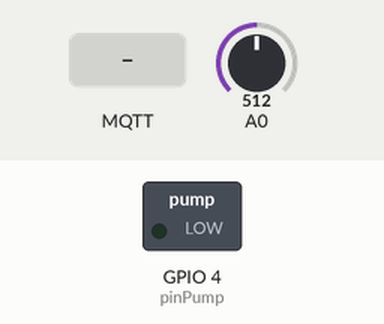
This sketch was run on a simulated ESP8266 (NodeMCU). Parts: switched loads named in the sketch (green lamp = pin HIGH). Inputs (shaded band) come from the test bench; at power-on: A0 = 512. WiFi joins after 1.5 s; servers stay silent unless stated; no MQTT or app messages arrive unless stated; what the sketch prints to the serial monitor is not drawn.

Above: at 2.7 s.
2.8 s: MQTT message "off" arrives on the first subscribed topic
At 3.8 s:
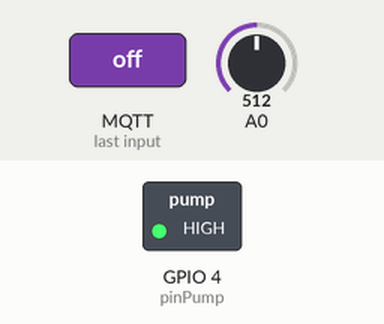
5.8 s: MQTT message "on" arrives on the first subscribed topic
At 7.2 s:
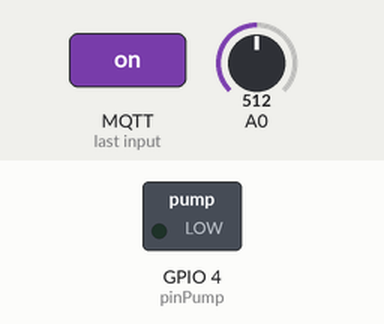
Timing chart, 0 to 8.8 s (numbered marks = the images above; inputs shaded):
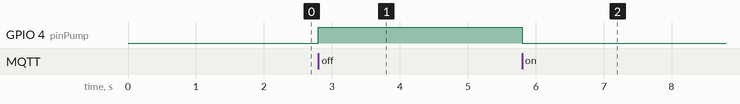

The sketch:

device_mqtt.ino
```cpp
#include <ESP8266WiFi.h>
#include <PubSubClient.h>

const char* ssid = "Bischoff";
const char* password = "Kryptos12";
const char* mqttServer = "192.168.0.109";
const int mqttPort = 1883;

const int pinPump = 4;
const int pinHumidity = 0;

// Timers auxiliar variables
long now = millis();
long lastMeasure = 0;

WiFiClient espClient;
PubSubClient client(espClient);


void setupWifi() {
  delay(10);
  Serial.println();
  Serial.print("Connecting to ");
  Serial.println(ssid);
  WiFi.begin(ssid, password);
  while (WiFi.status() != WL_CONNECTED) {
    delay(500);
    Serial.print(".");
  }
  Serial.println("");
  Serial.print("WiFi connected - ESP IP address: ");
  Serial.println(WiFi.localIP());
}

void callback(String topic, byte* message, unsigned int length) {
  Serial.print("Message arrived on topic: ");
  Serial.print(topic);
  Serial.print(". Message: ");
  String messageTemp;

  for (int i = 0; i < length; i++) {
    Serial.print((char)message[i]);
    messageTemp += (char)message[i];
  }
  Serial.println();


  if(topic=="esp8266/pump"){
      Serial.print("Changing Pump to ");
      if(messageTemp == "on"){
        digitalWrite(pinPump, LOW);
        Serial.print("On");
      }
      else if(messageTemp == "off"){
        digitalWrite(pinPump, HIGH);
        Serial.print("Off");
      }
  }
  Serial.println();
}

void reconnect() {
  while (!client.connected()) {
    Serial.print("Attempting MQTT connection...");

    if (client.connect("ESP8266Client")) {
      Serial.println("connected");
      client.subscribe("esp8266/pump");
    } else {
      Serial.print("failed, rc=");
      Serial.print(client.state());
      Serial.println(" try again in 5 seconds");
      delay(5000);
    }
  }
}

float readHumidity(void) {
  int value = analogRead(pinHumidity);
  float valuePercent;
  valuePercent = 100 * ((978-(float)value) / 978);
  return valuePercent;
}

void setup() {
  pinMode(pinPump, OUTPUT);

  Serial.begin(115200);

  setupWifi();

  client.setServer(mqttServer, mqttPort);
  client.setCallback(callback);
}

void loop() {
  if (!client.connected()) {
    reconnect();
  }
  if (!client.loop())
    client.connect("esp8266");

  now = millis();

  if (now - lastMeasure > 5000) {
    lastMeasure = now;

    float humidityPercent = readHumidity();
    char humidity[10];
    sprintf(humidity, "%f", humidityPercent);

    client.publish("esp8266/humidity", humidity);

  }
}
```

Measured:
- after the input at 2.8 s, GPIO 4 (pinPump): LOW → HIGH at once
- after the input at 5.8 s, GPIO 4 (pinPump): HIGH → LOW at once
